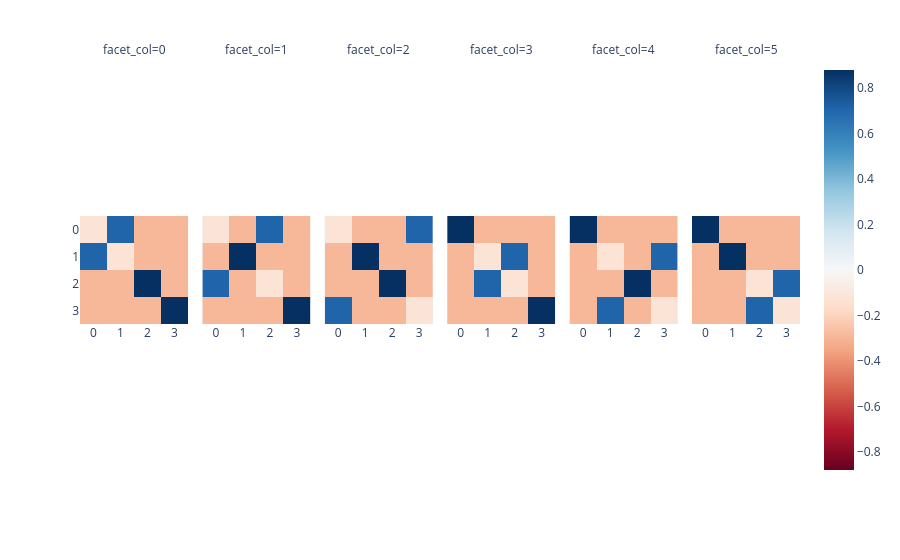

Notebook source saved alongside this figure:
### Markdown cell above
Let's quickly cover why we get this interaction pattern: an AND operation should only produce an output when both features are active. Hence, features do not 'self-interact', meaning no output is active if only one is active. However, if both features are active, they 'cross-interact' towards the AND output. We see this pattern is similar across all outputs (only for different input features, as expected). 

Generally (as seen below), we compute all the interaction matrices at the same time, the result is a third-order tensor $B$ where each 'slice' represents an interaction. This tensor encompasses the full computation of the layer.

### Code cell
# Compute the interaction matrices for all classes (outputs)
b = einsum(model.w_p, model.w_l, model.w_r, "cls out, out in1, out in2 -> cls in1 in2")

# Symmetrize the interaction matrices
b = 0.5 * (b + b.mT)

px.imshow(b, color_continuous_midpoint=0, color_continuous_scale="RdBu", facet_col=0)

### Figure 1 — Plotly figure (JSON) as saved in the notebook; plotly's stock layout.template omitted (floating-point values rounded to 4 significant figures)
{"data": [{"coloraxis": "coloraxis", "hovertemplate": "x: %{x}<br>y: %{y}<br>color: %{z}<extra></extra>", "name": "0", "type": "heatmap", "xaxis": "x", "yaxis": "y", "z": [[-0.1232, 0.7073, -0.2918, -0.2924], [0.7073, -0.1234, -0.2921, -0.2922], [-0.2918, -0.2921, 0.8775, -0.2933], [-0.2924, -0.2922, -0.2933, 0.878]]}, {"coloraxis": "coloraxis", "hovertemplate": "x: %{x}<br>y: %{y}<br>color: %{z}<extra></extra>", "name": "1", "type": "heatmap", "xaxis": "x2", "yaxis": "y2", "z": [[-0.1229, -0.293, 0.7083, -0.2927], [-0.293, 0.8769, -0.2922, -0.2918], [0.7083, -0.2922, -0.1226, -0.2933], [-0.2927, -0.2918, -0.2933, 0.8781]]}, {"coloraxis": "coloraxis", "hovertemplate": "x: %{x}<br>y: %{y}<br>color: %{z}<extra></extra>", "name": "2", "type": "heatmap", "xaxis": "x3", "yaxis": "y3", "z": [[-0.1236, -0.2928, -0.2915, 0.7076], [-0.2928, 0.877, -0.292, -0.2924], [-0.2915, -0.292, 0.8777, -0.2932], [0.7076, -0.2924, -0.2932, -0.1227]]}, {"coloraxis": "coloraxis", "hovertemplate": "x: %{x}<br>y: %{y}<br>color: %{z}<extra></extra>", "name": "3", "type": "heatmap", "xaxis": "x4", "yaxis": "y4", "z": [[0.8765, -0.293, -0.2918, -0.2931], [-0.293, -0.1228, 0.708, -0.2918], [-0.2918, 0.708, -0.1225, -0.2929], [-0.2931, -0.2918, -0.2929, 0.8779]]}, {"coloraxis": "coloraxis", "hovertemplate": "x: %{x}<br>y: %{y}<br>color: %{z}<extra></extra>", "name": "4", "type": "heatmap", "xaxis": "x5", "yaxis": "y5", "z": [[0.877, -0.293, -0.2917, -0.2927], [-0.293, -0.1228, -0.2922, 0.7085], [-0.2917, -0.2922, 0.8772, -0.2935], [-0.2927, 0.7085, -0.2935, -0.1222]]}, {"coloraxis": "coloraxis", "hovertemplate": "x: %{x}<br>y: %{y}<br>color: %{z}<extra></extra>", "name": "5", "type": "heatmap", "xaxis": "x6", "yaxis": "y6", "z": [[0.8767, -0.2931, -0.2921, -0.2927], [-0.2931, 0.8768, -0.2921, -0.2918], [-0.2921, -0.2921, -0.1226, 0.7072], [-0.2927, -0.2918, 0.7072, -0.1218]]}], "layout": {"annotations": [{"font": {}, "showarrow": false, "text": "facet_col=0", "x": 0.075, "xanchor": "center", "xref": "paper", "y": 1, "yanchor": "bottom", "yref": "paper"}, {"font": {}, "showarrow": false, "text": "facet_col=1", "x": 0.245, "xanchor": "center", "xref": "paper", "y": 1, "yanchor": "bottom", "yref": "paper"}, {"font": {}, "showarrow": false, "text": "facet_col=2", "x": 0.415, "xanchor": "center", "xref": "paper", "y": 1, "yanchor": "bottom", "yref": "paper"}, {"font": {}, "showarrow": false, "text": "facet_col=3", "x": 0.585, "xanchor": "center", "xref": "paper", "y": 1, "yanchor": "bottom", "yref": "paper"}, {"font": {}, "showarrow": false, "text": "facet_col=4", "x": 0.755, "xanchor": "center", "xref": "paper", "y": 1, "yanchor": "bottom", "yref": "paper"}, {"font": {}, "showarrow": false, "text": "facet_col=5", "x": 0.925, "xanchor": "center", "xref": "paper", "y": 1, "yanchor": "bottom", "yref": "paper"}], "coloraxis": {"cmid": 0, "colorscale": [[0, "rgb(103,0,31)"], [0.1, "rgb(178,24,43)"], [0.2, "rgb(214,96,77)"], [0.3, "rgb(244,165,130)"], [0.4, "rgb(253,219,199)"], [0.5, "rgb(247,247,247)"], [0.6, "rgb(209,229,240)"], [0.7, "rgb(146,197,222)"], [0.8, "rgb(67,147,195)"], [0.9, "rgb(33,102,172)"], [1, "rgb(5,48,97)"]]}, "margin": {"t": 60}, "xaxis": {"anchor": "y", "constrain": "domain", "domain": [0, 0.15], "scaleanchor": "y"}, "xaxis2": {"anchor": "y2", "domain": [0.17, 0.32], "matches": "x"}, "xaxis3": {"anchor": "y3", "domain": [0.34, 0.49], "matches": "x"}, "xaxis4": {"anchor": "y4", "domain": [0.51, 0.66], "matches": "x"}, "xaxis5": {"anchor": "y5", "domain": [0.68, 0.83], "matches": "x"}, "xaxis6": {"anchor": "y6", "domain": [0.85, 1], "matches": "x"}, "yaxis": {"anchor": "x", "autorange": "reversed", "constrain": "domain", "domain": [0, 1]}, "yaxis2": {"anchor": "x2", "domain": [0, 1], "matches": "y", "showticklabels": false}, "yaxis3": {"anchor": "x3", "domain": [0, 1], "matches": "y", "showticklabels": false}, "yaxis4": {"anchor": "x4", "domain": [0, 1], "matches": "y", "showticklabels": false}, "yaxis5": {"anchor": "x5", "domain": [0, 1], "matches": "y", "showticklabels": false}, "yaxis6": {"anchor": "x6", "domain": [0, 1], "matches": "y", "showticklabels": false}}}
